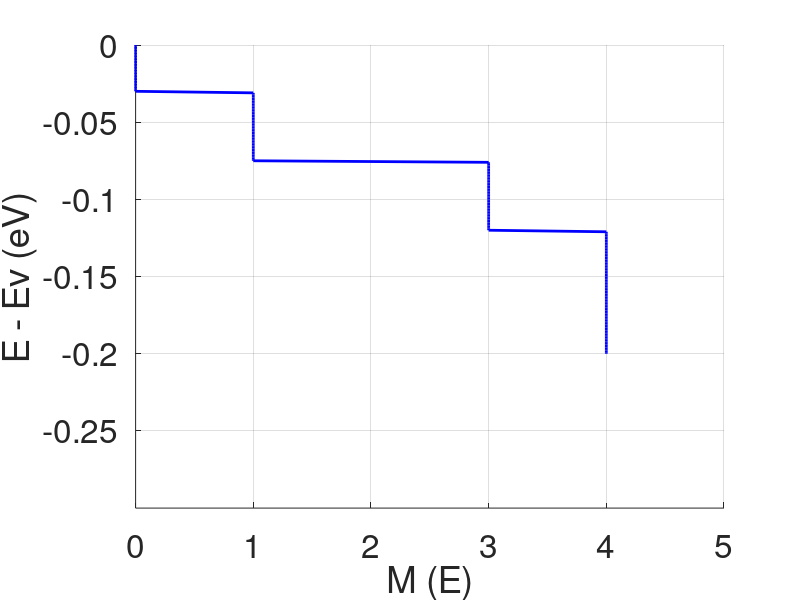

Source code (MATLAB):
clear all
close all

% Constants (all MKS, except energy which is in eV)
hbar = 1.055e-34;
m = 9.110e-31;
q = 1.602e-19;
a = 5e-10;
L = 10e-9;
k = 0.5*linspace(-1,1,201)/a;
Ek = -(hbar^2)*(k.^2)/(2*0.25*m*q);
EE = linspace(0, -0.2, 201);

%Subband (1,1)
E1 = -2*(hbar^2)*(pi^2)/(2*0.25*m*q*L^2);
M = ((E1-EE) + abs(E1-EE))./(2*abs(E1-EE));

%Subbands (1,2) and (2,1)
E2 = -5*(hbar^2)*(pi^2)/(2*0.25*m*q*L^2);
M = M + (((E2-EE)+abs(E2-EE))./(abs(E2-EE)));

%Subband (2,2)
E3 = -8*(hbar^2)*(pi^2)/(2*0.25*m*q*L^2);
M = M + (((E3-EE) + abs(E3-EE))./(2*abs(E3-EE)));

hold on
%h=plot(k,E1+Ek,'b');%Part (a)
%h=plot(k,E2+Ek,'b');%Part (a)
%h=plot(k,E3+Ek,'b');%Part (a)
h = plot(M, EE, 'b');%Part (b)
set(h, 'linewidth', [2.0])
set(gca, 'Fontsize', [24])
%xlabel('k (/m)');%Part (a)
xlabel('M (E)');%Part (b)
ylabel('E - Ev (eV)');
%axis([-1e9 1e9 -0.3 0]);%Part (a)
axis([0 5 -0.3 0]);%Part (b)
grid on
